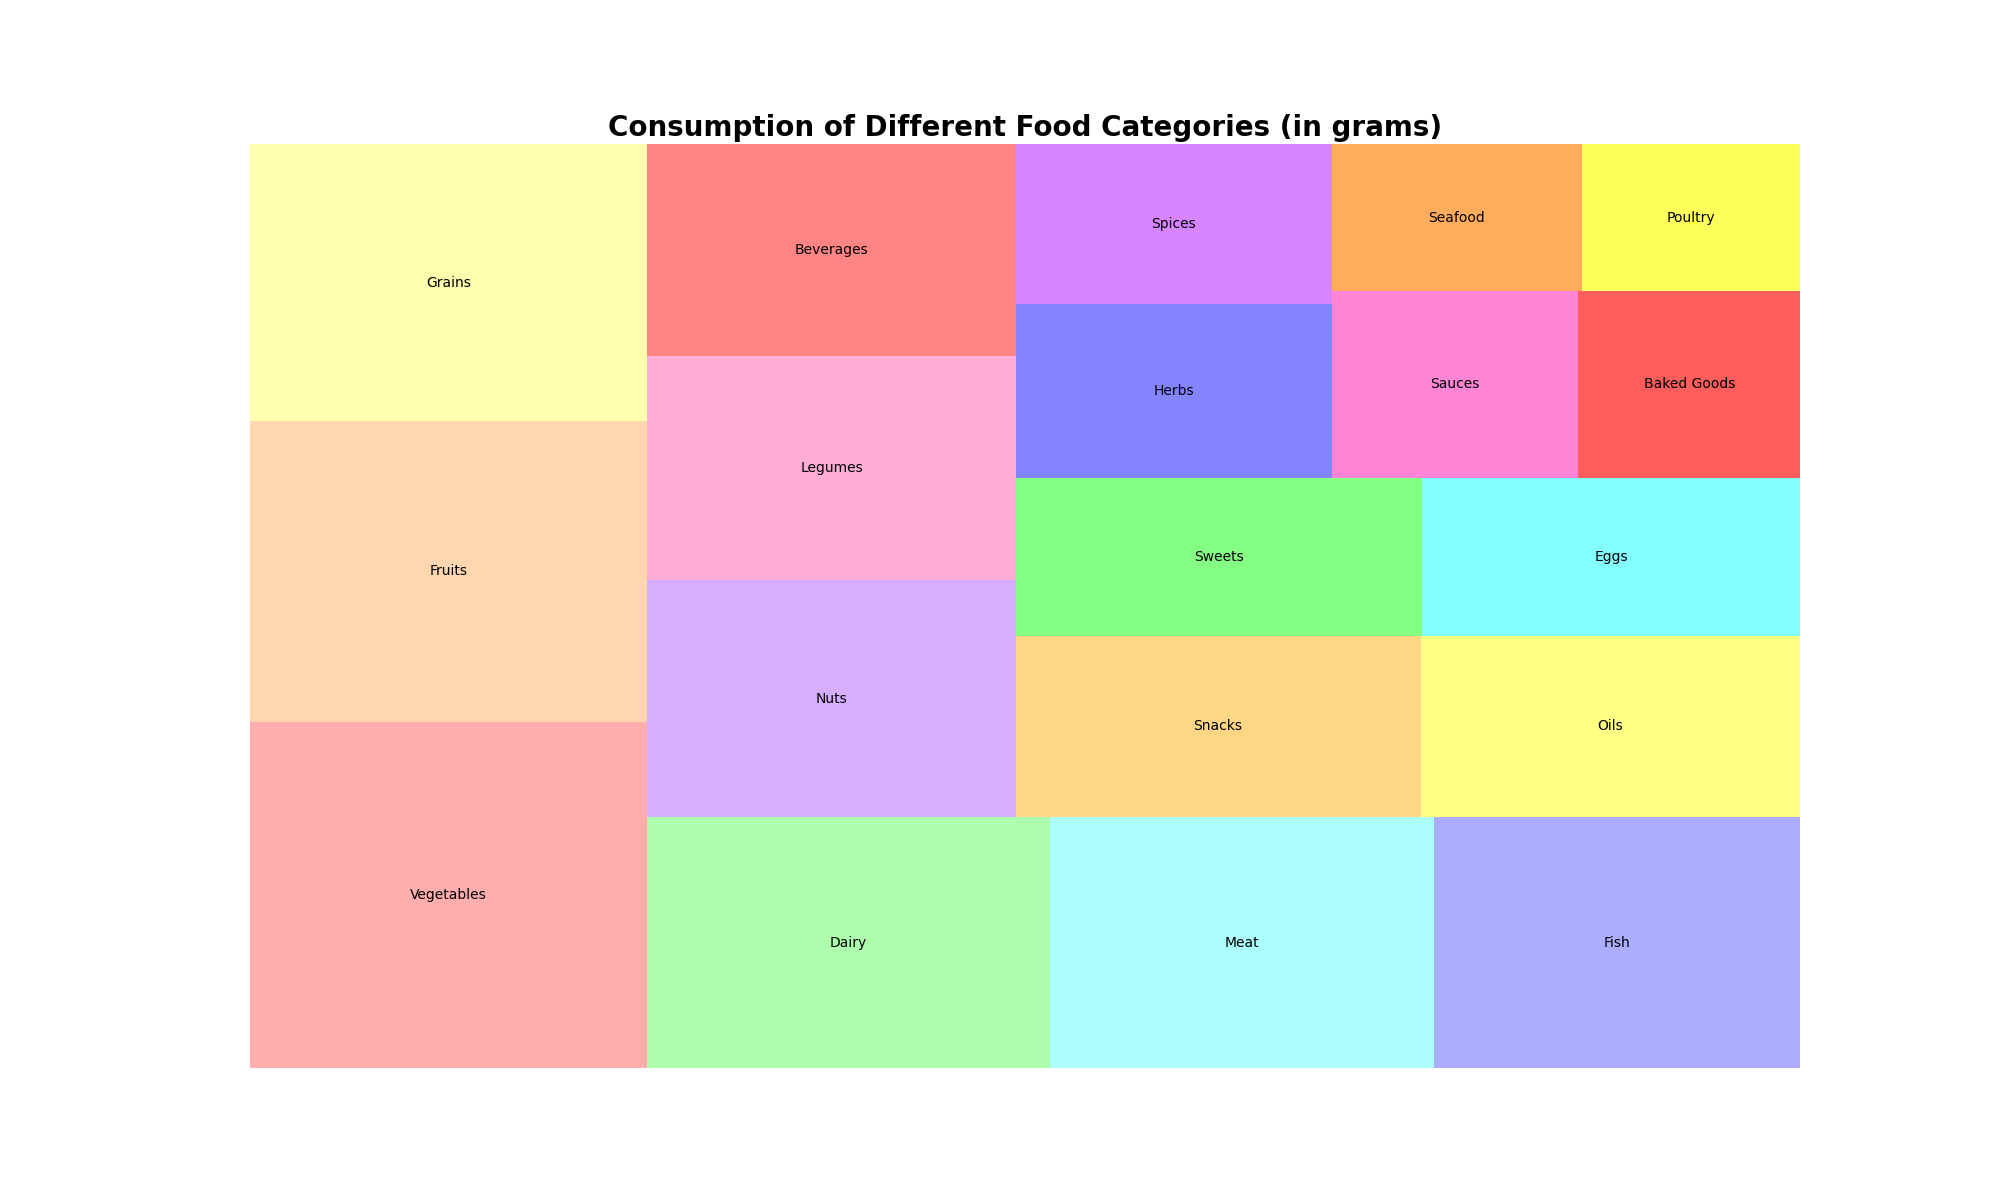

Python code for this plot:

import matplotlib.pyplot as plt
import squarify

# Data points for the treemap
categories = ['Vegetables', 'Fruits', 'Grains', 'Dairy', 'Meat', 'Fish', 'Nuts', 'Legumes', 'Beverages', 'Snacks', 'Oils', 'Sweets', 'Eggs', 'Herbs', 'Spices', 'Sauces', 'Baked Goods', 'Seafood', 'Poultry']
consumption = [1500, 1300, 1200, 1100, 1050, 1000, 950, 900, 850, 800, 750, 700, 650, 600, 550, 500, 450, 400, 350]

# TreeMap customization
color_palette = ['#FF9999', '#FFCC99', '#FFFF99', '#99FF99', '#99FFFF', '#9999FF', '#CC99FF', '#FF99CC', '#FF6666', '#FFCC66', '#FFFF66', '#66FF66', '#66FFFF', '#6666FF', '#CC66FF', '#FF66CC', '#FF3333', '#FF9933', '#FFFF33']
plt.figure(figsize=(20, 12))

# Creating the treemap
squarify.plot(sizes=consumption, label=categories, color=color_palette, alpha=0.8)

# Title and labels
plt.title('Consumption of Different Food Categories (in grams)', fontsize=20, fontweight='bold')
plt.axis('off')

plt.show()
